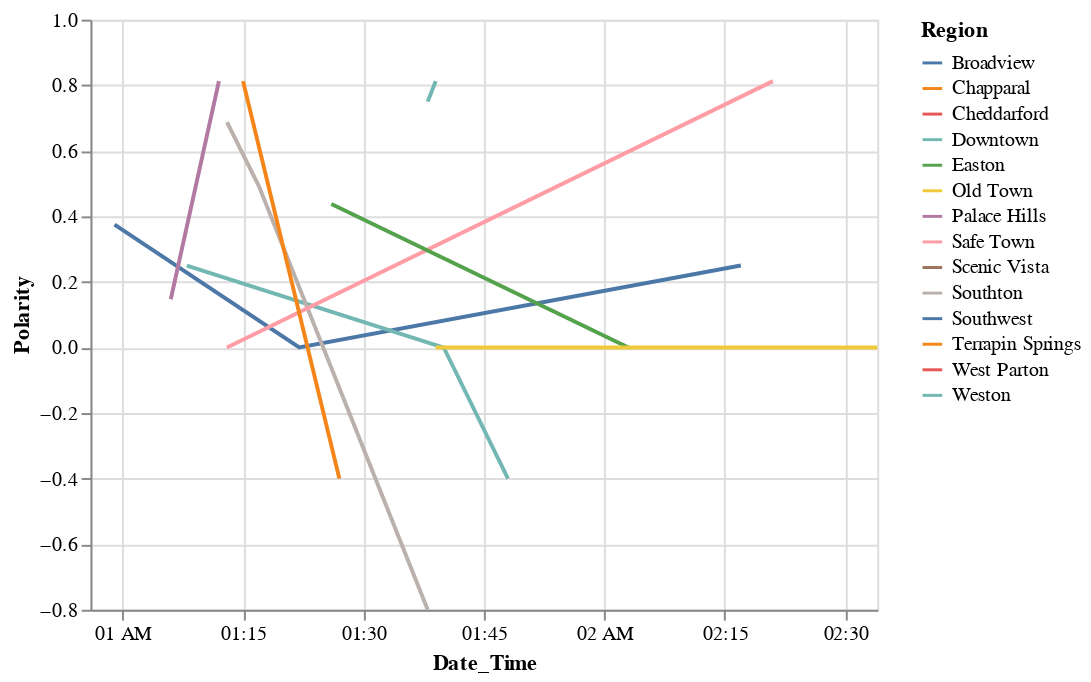

Here is the notebook cell this chart was saved with:
### Code cell
alt.Chart(sent_table).mark_line().encode(
    x="Date_Time:T",
    y="Polarity:Q",
    color="Region:N"
)

### Figure 1 — Vega-Lite specification as saved in the notebook (floating-point values rounded to 4 significant figures)
{"config": {"view": {"continuousWidth": 400, "continuousHeight": 300}}, "data": {"name": "data-6b8928363d637cc0aa0b323efad23f25"}, "mark": "line", "encoding": {"color": {"type": "nominal", "field": "Region"}, "x": {"type": "temporal", "field": "Date_Time"}, "y": {"type": "quantitative", "field": "Polarity"}}, "$schema": "https://vega.github.io/schema/vega-lite/v4.8.1.json", "datasets": {"data-6b8928363d637cc0aa0b323efad23f25": [{"Message": "You mangled clay-brained barnacle!", "Polarity": 0.0, "Date_Time": "2020-04-06 00:56:00", "Region": "Cheddarford"}, {"Message": "thrilling sale, go and vibrate things up and make your day more exciting!", "Polarity": 0.375, "Date_Time": "2020-04-06 00:59:00", "Region": "Southwest"}, {"Message": "Start using getting rumble, right away! #rumble", "Polarity": 0.3571, "Date_Time": "2020-04-06 01:01:00", "Region": "West Parton"}, {"Message": "dramatic sale, go and move things up and make your fortnight more exciting! #sale", "Polarity": 0.1472, "Date_Time": "2020-04-06 01:06:00", "Region": "Palace Hills"}, {"Message": "absolutely going to snatch rumble after that shaking!", "Polarity": 0.25, "Date_Time": "2020-04-06 01:08:00", "Region": "Weston"}, {"Message": "breathtaking deals. quaking chances to make your Friday even better!", "Polarity": 0.8125, "Date_Time": "2020-04-06 01:12:00", "Region": "Palace Hills"}, {"Message": "The rumble app is great! Definitely worth downloading! #rumble", "Polarity": 0.6875, "Date_Time": "2020-04-06 01:13:00", "Region": "Southton"}, {"Message": "Only Nine days left to take advanage of this vibrating deal! #FTWNineWaste", "Polarity": 0.0, "Date_Time": "2020-04-06 01:13:00", "Region": "Safe Town"}, {"Message": "breathtaking deals. shaking chances to make your day even better!", "Polarity": 0.8125, "Date_Time": "2020-04-06 01:15:00", "Region": "Terrapin Springs"}, {"Message": "Grip onto the horns, right now! You'll be glad you did!", "Polarity": 0.4911, "Date_Time": "2020-04-06 01:17:00", "Region": "Southton"}, {"Message": "Only Nine days left to vibrate your life!", "Polarity": 0.0, "Date_Time": "2020-04-06 01:22:00", "Region": "Southwest"}, {"Message": "The rumble app is fantastic! Definitely worth using! #rumble", "Polarity": 0.4375, "Date_Time": "2020-04-06 01:26:00", "Region": "Easton"}, {"Message": "I am annoyed by my mammering pumpion neighbor.", "Polarity": -0.4, "Date_Time": "2020-04-06 01:27:00", "Region": "Terrapin Springs"}, {"Message": "shake with this appealing great deal! #shakeWonder", "Polarity": 0.75, "Date_Time": "2020-04-06 01:38:00", "Region": "Downtown"}, {"Message": "I hate all the beetle-headed varseals lying around...", "Polarity": -0.8, "Date_Time": "2020-04-06 01:38:00", "Region": "Southton"}, {"Message": "impressive deals. vibrating chances to make your tomorrow even better!", "Polarity": 0.8125, "Date_Time": "2020-04-06 01:39:00", "Region": "Downtown"}, {"Message": "Onleftedy Six days leftedeft to move your leftedife!", "Polarity": 0.0, "Date_Time": "2020-04-06 01:39:00", "Region": "Old Town"}, {"Message": "You realyleally need to download realylumble! #realylumble", "Polarity": 0.0, "Date_Time": "2020-04-06 01:40:00", "Region": "Weston"}, {"Message": "I am annoyed by my plume-plucked harpy neighbor.", "Polarity": -0.4, "Date_Time": "2020-04-06 01:48:00", "Region": "Weston"}, {"Message": "move with this @Syndicated4 appealing great deal!", "Polarity": 0.75, "Date_Time": "2020-04-06 01:58:00", "Region": "Broadview"}, {"Message": "Protect Yourself From anything anyone someone they newest nuclear power plant crisis!", "Polarity": 0.0, "Date_Time": "2020-04-06 02:03:00", "Region": "Easton"}, {"Message": "Start using snatching rumble, immediately! #rumble", "Polarity": 0.0, "Date_Time": "2020-04-06 02:07:00", "Region": "Old Town"}, {"Message": "Start using the rumble app straight away! #rumble", "Polarity": 0.25, "Date_Time": "2020-04-06 02:17:00", "Region": "Southwest"}, {"Message": "impressive deals. moving chances to make your month even better!", "Polarity": 0.8125, "Date_Time": "2020-04-06 02:21:00", "Region": "Safe Town"}, {"Message": "You have a chance! Hold opportjeunitjey by tjehe horns graspable. Itje will tjeremble you tjeomorrow! #FTWHoldWaste", "Polarity": 0.0, "Date_Time": "2020-04-06 02:25:00", "Region": "Old Town"}, {"Message": "In addition to my sales manager and wanted to post an equirectangular version? #HatesalesCan", "Polarity": 0.0, "Date_Time": "2020-04-06 02:32:00", "Region": "Chapparal"}, {"Message": "solo pensando en ti me la paso hope you have one it gonna have rest for the recommendation", "Polarity": 0.0, "Date_Time": "2020-04-06 02:34:00", "Region": "Scenic Vista"}, {"Message": "@Syndicated4 You have a chance! Grab opportunity by the horns graspable. It will shake you Friday!", "Polarity": 0.0, "Date_Time": "2020-04-06 02:34:00", "Region": "Old Town"}]}}
